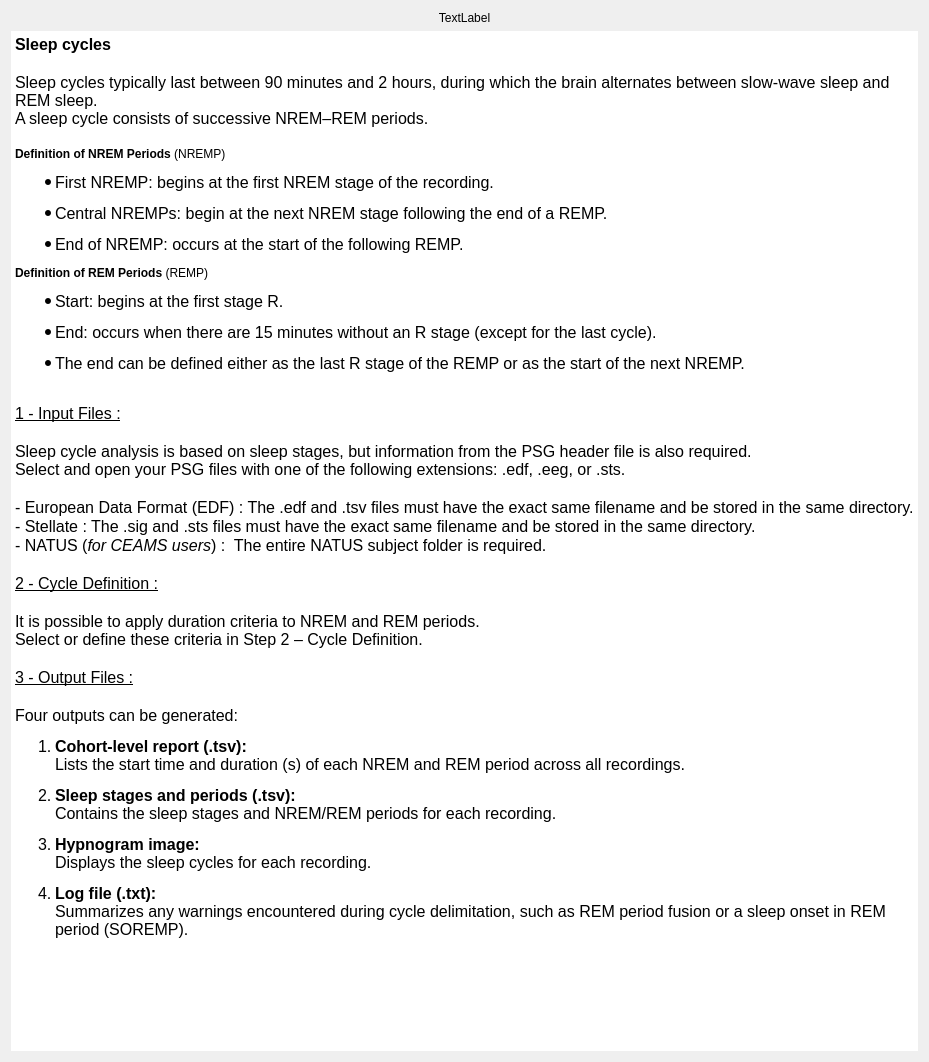
<?xml version="1.0" encoding="UTF-8"?>
<ui version="4.0">
 <class>SleepCycleDoc</class>
 <widget class="QWidget" name="SleepCycleDoc">
  <property name="geometry">
   <rect>
    <x>0</x>
    <y>0</y>
    <width>929</width>
    <height>1062</height>
   </rect>
  </property>
  <property name="maximumSize">
   <size>
    <width>16777215</width>
    <height>16777215</height>
   </size>
  </property>
  <property name="windowTitle">
   <string/>
  </property>
  <property name="styleSheet">
   <string>font: 12pt &quot;Roboto&quot;;</string>
  </property>
  <layout class="QVBoxLayout" name="verticalLayout_3">
   <item>
    <layout class="QVBoxLayout" name="verticalLayout_2">
     <item>
      <layout class="QVBoxLayout" name="verticalLayout">
       <item>
        <widget class="QLabel" name="hypnogram_pic">
         <property name="sizePolicy">
          <sizepolicy hsizetype="Preferred" vsizetype="Fixed">
           <horstretch>0</horstretch>
           <verstretch>0</verstretch>
          </sizepolicy>
         </property>
         <property name="text">
          <string>TextLabel</string>
         </property>
         <property name="scaledContents">
          <bool>false</bool>
         </property>
         <property name="alignment">
          <set>Qt::AlignmentFlag::AlignCenter</set>
         </property>
        </widget>
       </item>
       <item>
        <widget class="QTextEdit" name="textLabel">
         <property name="sizePolicy">
          <sizepolicy hsizetype="Preferred" vsizetype="Preferred">
           <horstretch>0</horstretch>
           <verstretch>0</verstretch>
          </sizepolicy>
         </property>
         <property name="frameShape">
          <enum>QFrame::Shape::NoFrame</enum>
         </property>
         <property name="frameShadow">
          <enum>QFrame::Shadow::Plain</enum>
         </property>
         <property name="lineWidth">
          <number>0</number>
         </property>
         <property name="verticalScrollBarPolicy">
          <enum>Qt::ScrollBarPolicy::ScrollBarAlwaysOff</enum>
         </property>
         <property name="horizontalScrollBarPolicy">
          <enum>Qt::ScrollBarPolicy::ScrollBarAlwaysOff</enum>
         </property>
         <property name="sizeAdjustPolicy">
          <enum>QAbstractScrollArea::SizeAdjustPolicy::AdjustIgnored</enum>
         </property>
         <property name="readOnly">
          <bool>true</bool>
         </property>
         <property name="html">
          <string>&lt;!DOCTYPE HTML PUBLIC &quot;-//W3C//DTD HTML 4.0//EN&quot; &quot;http://www.w3.org/TR/REC-html40/strict.dtd&quot;&gt;
&lt;html&gt;&lt;head&gt;&lt;meta name=&quot;qrichtext&quot; content=&quot;1&quot; /&gt;&lt;meta charset=&quot;utf-8&quot; /&gt;&lt;style type=&quot;text/css&quot;&gt;
p, li { white-space: pre-wrap; }
hr { height: 1px; border-width: 0; }
li.unchecked::marker { content: &quot;\2610&quot;; }
li.checked::marker { content: &quot;\2612&quot;; }
&lt;/style&gt;&lt;/head&gt;&lt;body style=&quot; font-family:'Roboto'; font-size:12pt; font-weight:400; font-style:normal;&quot;&gt;
&lt;p style=&quot; margin-top:0px; margin-bottom:0px; margin-left:0px; margin-right:0px; -qt-block-indent:0; text-indent:0px;&quot;&gt;&lt;span style=&quot; font-weight:600;&quot;&gt;Sleep cycles&lt;/span&gt;&lt;/p&gt;
&lt;p style=&quot;-qt-paragraph-type:empty; margin-top:0px; margin-bottom:0px; margin-left:0px; margin-right:0px; -qt-block-indent:0; text-indent:0px; font-weight:600;&quot;&gt;&lt;br /&gt;&lt;/p&gt;
&lt;p style=&quot; margin-top:0px; margin-bottom:0px; margin-left:0px; margin-right:0px; -qt-block-indent:0; text-indent:0px;&quot;&gt;Sleep cycles typically last between 90 minutes and 2 hours, during which the brain alternates between slow-wave sleep and REM sleep.&lt;br /&gt;A sleep cycle consists of successive NREM–REM periods. &lt;/p&gt;
&lt;p style=&quot;-qt-paragraph-type:empty; margin-top:0px; margin-bottom:0px; margin-left:0px; margin-right:0px; -qt-block-indent:0; text-indent:0px;&quot;&gt;&lt;br /&gt;&lt;/p&gt;
&lt;p style=&quot; margin-top:0px; margin-bottom:0px; margin-left:0px; margin-right:0px; -qt-block-indent:0; text-indent:0px;&quot;&gt;&lt;span style=&quot; font-size:medium; font-weight:700;&quot;&gt;Definition of NREM Periods&lt;/span&gt;&lt;span style=&quot; font-size:medium;&quot;&gt; (NREMP)&lt;/span&gt;&lt;/p&gt;
&lt;ul style=&quot;margin-top: 0px; margin-bottom: 0px; margin-left: 0px; margin-right: 0px; -qt-list-indent: 1;&quot;&gt;
&lt;li style=&quot; margin-top:12px; margin-bottom:12px; margin-left:0px; margin-right:0px; -qt-block-indent:0; text-indent:0px;&quot;&gt;First NREMP: begins at the first NREM stage of the recording.&lt;/li&gt;
&lt;li style=&quot; margin-top:12px; margin-bottom:12px; margin-left:0px; margin-right:0px; -qt-block-indent:0; text-indent:0px;&quot;&gt;Central NREMPs: begin at the next NREM stage following the end of a REMP.&lt;/li&gt;
&lt;li style=&quot; margin-top:12px; margin-bottom:12px; margin-left:0px; margin-right:0px; -qt-block-indent:0; text-indent:0px;&quot;&gt;End of NREMP: occurs at the start of the following REMP.&lt;/li&gt;&lt;/ul&gt;
&lt;p style=&quot; margin-top:0px; margin-bottom:0px; margin-left:0px; margin-right:0px; -qt-block-indent:0; text-indent:0px;&quot;&gt;&lt;span style=&quot; font-size:medium; font-weight:700;&quot;&gt;Definition of REM Periods&lt;/span&gt;&lt;span style=&quot; font-size:medium;&quot;&gt; (REMP)&lt;/span&gt;&lt;/p&gt;
&lt;ul style=&quot;margin-top: 0px; margin-bottom: 0px; margin-left: 0px; margin-right: 0px; -qt-list-indent: 1;&quot;&gt;
&lt;li style=&quot; margin-top:12px; margin-bottom:12px; margin-left:0px; margin-right:0px; -qt-block-indent:0; text-indent:0px;&quot;&gt;Start: begins at the first stage R.&lt;/li&gt;
&lt;li style=&quot; margin-top:12px; margin-bottom:12px; margin-left:0px; margin-right:0px; -qt-block-indent:0; text-indent:0px;&quot;&gt;End: occurs when there are 15 minutes without an R stage (except for the last cycle).&lt;/li&gt;
&lt;li style=&quot; margin-top:12px; margin-bottom:12px; margin-left:0px; margin-right:0px; -qt-block-indent:0; text-indent:0px;&quot;&gt;The end can be defined either as the last R stage of the REMP or as the start of the next NREMP.&lt;/li&gt;&lt;/ul&gt;
&lt;p style=&quot;-qt-paragraph-type:empty; margin-top:0px; margin-bottom:0px; margin-left:0px; margin-right:0px; -qt-block-indent:0; text-indent:0px;&quot;&gt;&lt;br /&gt;&lt;/p&gt;
&lt;p style=&quot; margin-top:0px; margin-bottom:0px; margin-left:0px; margin-right:0px; -qt-block-indent:0; text-indent:0px;&quot;&gt;&lt;span style=&quot; text-decoration: underline;&quot;&gt;1 - Input Files :&lt;/span&gt;&lt;/p&gt;
&lt;p style=&quot;-qt-paragraph-type:empty; margin-top:0px; margin-bottom:0px; margin-left:0px; margin-right:0px; -qt-block-indent:0; text-indent:0px;&quot;&gt;&lt;br /&gt;&lt;/p&gt;
&lt;p style=&quot; margin-top:0px; margin-bottom:0px; margin-left:0px; margin-right:0px; -qt-block-indent:0; text-indent:0px;&quot;&gt;Sleep cycle analysis is based on sleep stages, but information from the PSG header file is also required.&lt;br /&gt;Select and open your PSG files with one of the following extensions: .edf, .eeg, or .sts.&lt;/p&gt;
&lt;p style=&quot;-qt-paragraph-type:empty; margin-top:0px; margin-bottom:0px; margin-left:0px; margin-right:0px; -qt-block-indent:0; text-indent:0px;&quot;&gt;&lt;br /&gt;&lt;/p&gt;
&lt;p style=&quot; margin-top:0px; margin-bottom:0px; margin-left:0px; margin-right:0px; -qt-block-indent:0; text-indent:0px;&quot;&gt;&lt;span style=&quot; font-family:'Roboto-Regular';&quot;&gt;- European Data Format (EDF) : The .edf and .tsv files must have the exact same filename and be stored in the same directory.&lt;/span&gt;&lt;/p&gt;
&lt;p style=&quot; margin-top:0px; margin-bottom:0px; margin-left:0px; margin-right:0px; -qt-block-indent:0; text-indent:0px;&quot;&gt;&lt;span style=&quot; font-family:'Roboto-Regular';&quot;&gt;- Stellate : The .sig and .sts files must have the exact same filename and be stored in the same directory.&lt;/span&gt;&lt;/p&gt;
&lt;p style=&quot; margin-top:0px; margin-bottom:0px; margin-left:0px; margin-right:0px; -qt-block-indent:0; text-indent:0px;&quot;&gt;&lt;span style=&quot; font-family:'Roboto-Regular';&quot;&gt;- NATUS (&lt;/span&gt;&lt;span style=&quot; font-family:'Roboto-Regular'; font-style:italic;&quot;&gt;for CEAMS users&lt;/span&gt;&lt;span style=&quot; font-family:'Roboto-Regular';&quot;&gt;) : &lt;/span&gt;&lt;span style=&quot; font-family:'MS Shell Dlg 2';&quot;&gt; The entire NATUS subject folder is required.&lt;/span&gt;&lt;/p&gt;
&lt;p style=&quot;-qt-paragraph-type:empty; margin-top:0px; margin-bottom:0px; margin-left:0px; margin-right:0px; -qt-block-indent:0; text-indent:0px;&quot;&gt;&lt;br /&gt;&lt;/p&gt;
&lt;p style=&quot; margin-top:0px; margin-bottom:0px; margin-left:0px; margin-right:0px; -qt-block-indent:0; text-indent:0px;&quot;&gt;&lt;span style=&quot; text-decoration: underline;&quot;&gt;2 - Cycle Definition :&lt;/span&gt;&lt;/p&gt;
&lt;p style=&quot;-qt-paragraph-type:empty; margin-top:0px; margin-bottom:0px; margin-left:0px; margin-right:0px; -qt-block-indent:0; text-indent:0px;&quot;&gt;&lt;br /&gt;&lt;/p&gt;
&lt;p style=&quot; margin-top:0px; margin-bottom:0px; margin-left:0px; margin-right:0px; -qt-block-indent:0; text-indent:0px;&quot;&gt;It is possible to apply duration criteria to NREM and REM periods.&lt;br /&gt;Select or define these criteria in Step 2 – Cycle Definition.&lt;/p&gt;
&lt;p style=&quot;-qt-paragraph-type:empty; margin-top:0px; margin-bottom:0px; margin-left:0px; margin-right:0px; -qt-block-indent:0; text-indent:0px;&quot;&gt;&lt;br /&gt;&lt;/p&gt;
&lt;p style=&quot; margin-top:0px; margin-bottom:0px; margin-left:0px; margin-right:0px; -qt-block-indent:0; text-indent:0px;&quot;&gt;&lt;span style=&quot; text-decoration: underline;&quot;&gt;3 - Output Files :&lt;/span&gt;&lt;/p&gt;
&lt;p style=&quot;-qt-paragraph-type:empty; margin-top:0px; margin-bottom:0px; margin-left:0px; margin-right:0px; -qt-block-indent:0; text-indent:0px;&quot;&gt;&lt;br /&gt;&lt;/p&gt;
&lt;p style=&quot; margin-top:0px; margin-bottom:0px; margin-left:0px; margin-right:0px; -qt-block-indent:0; text-indent:0px;&quot;&gt;Four outputs can be generated:&lt;/p&gt;
&lt;ol style=&quot;margin-top: 0px; margin-bottom: 0px; margin-left: 0px; margin-right: 0px; -qt-list-indent: 1;&quot;&gt;
&lt;li style=&quot; margin-top:12px; margin-bottom:12px; margin-left:0px; margin-right:0px; -qt-block-indent:0; text-indent:0px;&quot;&gt;&lt;span style=&quot; font-weight:700;&quot;&gt;Cohort-level report (.tsv):&lt;/span&gt;&lt;br /&gt;Lists the start time and duration (s) of each NREM and REM period across all recordings.&lt;/li&gt;
&lt;li style=&quot; margin-top:12px; margin-bottom:12px; margin-left:0px; margin-right:0px; -qt-block-indent:0; text-indent:0px;&quot;&gt;&lt;span style=&quot; font-weight:700;&quot;&gt;Sleep stages and periods (.tsv):&lt;/span&gt;&lt;br /&gt;Contains the sleep stages and NREM/REM periods for each recording.&lt;/li&gt;
&lt;li style=&quot; margin-top:12px; margin-bottom:12px; margin-left:0px; margin-right:0px; -qt-block-indent:0; text-indent:0px;&quot;&gt;&lt;span style=&quot; font-weight:700;&quot;&gt;Hypnogram image:&lt;/span&gt;&lt;br /&gt;Displays the sleep cycles for each recording.&lt;/li&gt;
&lt;li style=&quot; margin-top:12px; margin-bottom:12px; margin-left:0px; margin-right:0px; -qt-block-indent:0; text-indent:0px;&quot;&gt;&lt;span style=&quot; font-weight:700;&quot;&gt;Log file (.txt):&lt;/span&gt;&lt;br /&gt;Summarizes any warnings encountered during cycle delimitation, such as REM period fusion or a sleep onset in REM period (SOREMP).&lt;/li&gt;&lt;/ol&gt;
&lt;p style=&quot;-qt-paragraph-type:empty; margin-top:0px; margin-bottom:0px; margin-left:0px; margin-right:0px; -qt-block-indent:0; text-indent:0px;&quot;&gt;&lt;br /&gt;&lt;/p&gt;&lt;/body&gt;&lt;/html&gt;</string>
         </property>
        </widget>
       </item>
      </layout>
     </item>
    </layout>
   </item>
  </layout>
 </widget>
 <resources>
  <include location="../../../../../snooz-toolbox/src/main/python/ui/themes/themes.qrc"/>
 </resources>
 <connections/>
</ui>
